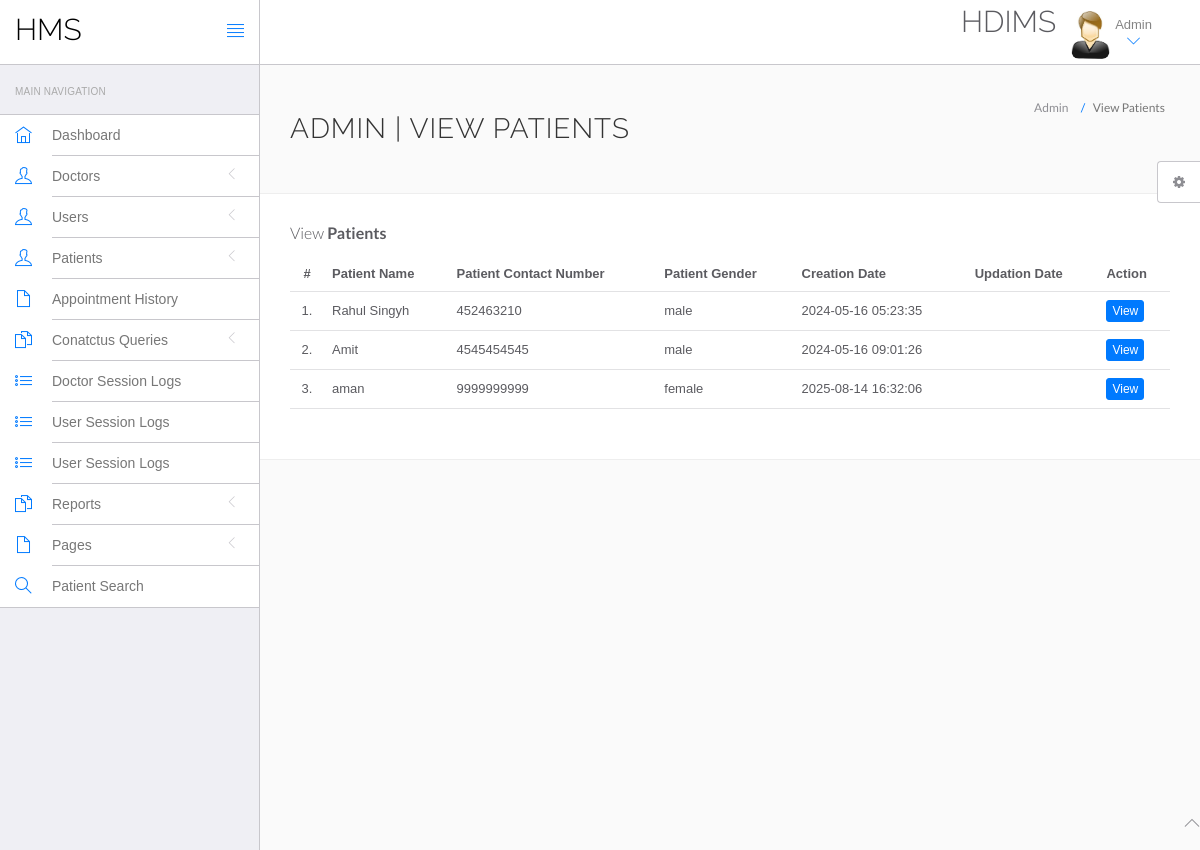
Page /hms/admin/manage-patient.php (signed in) on the committed database.
### tables this page shows
CREATE TABLE `tblpatient` (
  `ID` int(10) NOT NULL,
  `Docid` int(10) DEFAULT NULL,
  `PatientName` varchar(200) DEFAULT NULL,
  `PatientContno` bigint(10) DEFAULT NULL,
  `PatientEmail` varchar(200) DEFAULT NULL,
  `PatientGender` varchar(50) DEFAULT NULL,
  `PatientAdd` mediumtext DEFAULT NULL,
  `PatientAge` int(10) DEFAULT NULL,
  `PatientMedhis` mediumtext DEFAULT NULL,
  `CreationDate` timestamp NULL DEFAULT current_timestamp(),
  `UpdationDate` timestamp NULL DEFAULT NULL ON UPDATE current_timestamp()
);

### hms/admin/manage-patient.php (the view, shortened to what this page needs)
<?php
include('include/config.php');
if(strlen($_SESSION['id']==0)) {
 header('location:logout.php');
  } else{
?>
<!DOCTYPE html>
<html lang="en">
	<head>
		<link rel="stylesheet" href="vendor/bootstrap/css/bootstrap.min.css">
		<link rel="stylesheet" href="vendor/fontawesome/css/font-awesome.min.css">
		<link rel="stylesheet" href="vendor/themify-icons/themify-icons.min.css">
		<link href="vendor/animate.css/animate.min.css" rel="stylesheet" media="screen">
		<link href="vendor/perfect-scrollbar/perfect-scrollbar.min.css" rel="stylesheet" media="screen">
		<link href="vendor/switchery/switchery.min.css" rel="stylesheet" media="screen">
		<link href="vendor/bootstrap-touchspin/jquery.bootstrap-touchspin.min.css" rel="stylesheet" media="screen">
		<link href="vendor/select2/select2.min.css" rel="stylesheet" media="screen">
		<link href="vendor/bootstrap-datepicker/bootstrap-datepicker3.standalone.min.css" rel="stylesheet" media="screen">
		<link href="vendor/bootstrap-timepicker/bootstrap-timepicker.min.css" rel="stylesheet" media="screen">
		<link rel="stylesheet" href="assets/css/styles.css">
		<link rel="stylesheet" href="assets/css/plugins.css">
		<link rel="stylesheet" href="assets/css/themes/theme-1.css" id="skin_color" />
	</head>
	<body>
		<div id="app">
<?php include('include/sidebar.php');?>
<div class="app-content">
<?php include('include/header.php');?>
<div class="main-content" >
<div class="wrap-content container" id="container">
<section id="page-title">
<div class="row">
<div class="col-sm-8">
<h1 class="mainTitle">Admin | View Patients</h1>
</div>
<ol class="breadcrumb">
<li>
<span>Admin</span>
</li>
<li class="active">
<span>View Patients</span>
</li>
</ol>
</div>
</section>
<div class="container-fluid container-fullw bg-white">
<div class="row">
<div class="col-md-12">
<h5 class="over-title margin-bottom-15">View <span class="text-bold">Patients</span></h5>
<table class="table table-hover" id="sample-table-1">
<thead>
<tr>
<th class="center">#</th>
<th>Patient Name</th>
<th>Patient Contact Number</th>
<th>Patient Gender </th>
<th>Creation Date </th>
<th>Updation Date </th>
<th>Action</th>
</tr>
</thead>
<tbody>
<?php
$sql=mysqli_query($con,"select * from tblpatient");
$cnt=1;
while($row=mysqli_fetch_array($sql))
{
?>
<tr>
<td class="center"><?php echo $cnt;?>.</td>
<td class="hidden-xs"><?php echo $row['PatientName'];?></td>
<td><?php echo $row['PatientContno'];?></td>
<td><?php echo $row['PatientGender'];?></td>
<td><?php echo $row['CreationDate'];?></td>
<td><?php echo $row['UpdationDate'];?>
</td>
<td>
<a href="view-patient.php?viewid=<?php echo $row['ID'];?>" class="btn btn-primary btn-xs" target="_blank">View</a>
</td>
</tr>
<?php
$cnt=$cnt+1;
 }?></tbody>
</table>
</div>
</div>
</div>
</div>
</div>
</div>
</div>
	<?php include('include/footer.php');?>
	<?php include('include/setting.php');?>
	</body>
</html>
<?php } ?>

### hms/admin/assets/css/themes/theme-1.css (style rules this page uses)
body { background: #FAFAFA; }

### rows in the picture
tblpatient: PatientName "Rahul Singyh", PatientContno "452463210", PatientGender "male", CreationDate "2024-05-16 05:23:35"
tblpatient: PatientName "Amit", PatientContno "4545454545", PatientGender "male", CreationDate "2024-05-16 09:01:26"
tblpatient: PatientName "aman", PatientContno "9999999999", PatientGender "female", CreationDate "2025-08-14 16:32:06"
